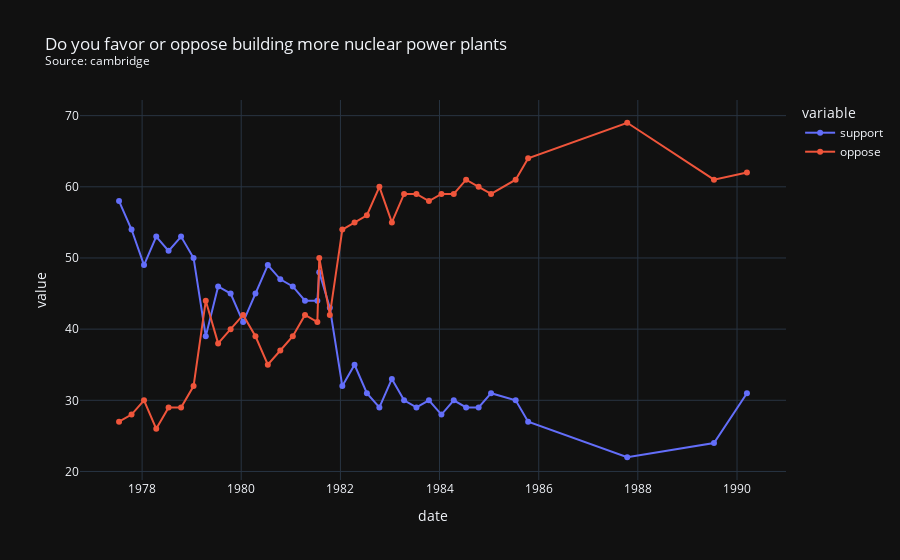

The notebook cell saved with this chart:
### Code cell
import plotly.express as px
#type(df3['date'].iloc[1])
s= "Do you favor or oppose building more nuclear power plants"
df4 = df3.sort_values(by=['date'])
source = df3['firm'].iloc[0]
title = s + "<br><sup>Source: " + source + "<sup>"
fig = px.line(df4, x="date", y=["support", "oppose"], title=title, markers=True, template='plotly_dark')
fig.show()

### Figure 1 — Plotly figure (JSON) as saved in the notebook; plotly's stock layout.template omitted (floating-point values rounded to 4 significant figures)
{"data": [{"hovertemplate": "variable=support<br>date=%{x}<br>value=%{y}<extra></extra>", "legendgroup": "support", "line": {"color": "#636efa", "dash": "solid"}, "marker": {"symbol": "circle"}, "mode": "lines+markers", "name": "support", "orientation": "v", "showlegend": true, "type": "scatter", "x": ["1977-07-15T00:00:00", "1977-10-15T00:00:00", "1978-01-15T00:00:00", "1978-04-15T00:00:00", "1978-07-15T00:00:00", "1978-10-15T00:00:00", "1979-01-15T00:00:00", "1979-04-15T00:00:00", "1979-07-15T00:00:00", "1979-10-15T00:00:00", "1980-01-15T00:00:00", "1980-04-15T00:00:00", "1980-07-15T00:00:00", "1980-10-15T00:00:00", "1981-01-15T00:00:00", "1981-04-15T00:00:00", "1981-07-15T00:00:00", "1981-07-29T00:00:00", "1981-10-15T00:00:00", "1982-01-15T00:00:00", "1982-04-15T00:00:00", "1982-07-15T00:00:00", "1982-10-15T00:00:00", "1983-01-15T00:00:00", "1983-04-15T00:00:00", "1983-07-15T00:00:00", "1983-10-15T00:00:00", "1984-01-15T00:00:00", "1984-04-15T00:00:00", "1984-07-15T00:00:00", "1984-10-15T00:00:00", "1985-01-15T00:00:00", "1985-07-15T00:00:00", "1985-10-15T00:00:00", "1987-10-15T00:00:00", "1989-07-15T00:00:00", "1990-03-15T00:00:00"], "xaxis": "x", "y": [58, 54, 49, 53, 51, 53, 50, 39, 46, 45, 41, 45, 49, 47, 46, 44, 44, 48, 43, 32, 35, 31, 29, 33, 30, 29, 30, 28, 30, 29, 29, 31, 30, 27, 22, 24, 31], "yaxis": "y"}, {"hovertemplate": "variable=oppose<br>date=%{x}<br>value=%{y}<extra></extra>", "legendgroup": "oppose", "line": {"color": "#EF553B", "dash": "solid"}, "marker": {"symbol": "circle"}, "mode": "lines+markers", "name": "oppose", "orientation": "v", "showlegend": true, "type": "scatter", "x": ["1977-07-15T00:00:00", "1977-10-15T00:00:00", "1978-01-15T00:00:00", "1978-04-15T00:00:00", "1978-07-15T00:00:00", "1978-10-15T00:00:00", "1979-01-15T00:00:00", "1979-04-15T00:00:00", "1979-07-15T00:00:00", "1979-10-15T00:00:00", "1980-01-15T00:00:00", "1980-04-15T00:00:00", "1980-07-15T00:00:00", "1980-10-15T00:00:00", "1981-01-15T00:00:00", "1981-04-15T00:00:00", "1981-07-15T00:00:00", "1981-07-29T00:00:00", "1981-10-15T00:00:00", "1982-01-15T00:00:00", "1982-04-15T00:00:00", "1982-07-15T00:00:00", "1982-10-15T00:00:00", "1983-01-15T00:00:00", "1983-04-15T00:00:00", "1983-07-15T00:00:00", "1983-10-15T00:00:00", "1984-01-15T00:00:00", "1984-04-15T00:00:00", "1984-07-15T00:00:00", "1984-10-15T00:00:00", "1985-01-15T00:00:00", "1985-07-15T00:00:00", "1985-10-15T00:00:00", "1987-10-15T00:00:00", "1989-07-15T00:00:00", "1990-03-15T00:00:00"], "xaxis": "x", "y": [27, 28, 30, 26, 29, 29, 32, 44, 38, 40, 42, 39, 35, 37, 39, 42, 41, 50, 42, 54, 55, 56, 60, 55, 59, 59, 58, 59, 59, 61, 60, 59, 61, 64, 69, 61, 62], "yaxis": "y"}], "layout": {"autosize": true, "legend": {"title": {"text": "variable"}, "tracegroupgap": 0}, "title": {"text": "Do you favor or oppose building more nuclear power plants<br><sup>Source: cambridge<sup>"}, "xaxis": {"anchor": "y", "autorange": true, "domain": [0, 1], "range": ["1976-10-14 03:48:21.7038", "1990-12-13 20:11:38.2962"], "title": {"text": "date"}, "type": "date"}, "yaxis": {"anchor": "x", "autorange": true, "domain": [0, 1], "range": [18.12, 72.88], "title": {"text": "value"}, "type": "linear"}}}
